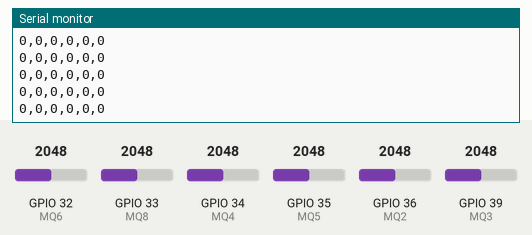
Recording of a sketch running on a simulated ESP32. Parts: the last lines printed to the serial monitor. The inputs (shaded band) are chosen by the test bench; at power-on: GPIO 32 (MQ6) = 2048, GPIO 33 (MQ8) = 2048, GPIO 34 (MQ4) = 2048, GPIO 35 (MQ5) = 2048, GPIO 36 (MQ2) = 2048, GPIO 39 (MQ3) = 2048. WiFi joins after 1.5 s; servers stay silent unless stated; the local clock reads 2024-03-15 10:24:30 at power-on unless the sketch sets it; random numbers use the default seed unless the sketch sets one; no MQTT or app messages arrive unless stated.

Above: at 2.7 s.
2.8 s: GPIO 32 (MQ6) set to 2866
At 2.88 s:
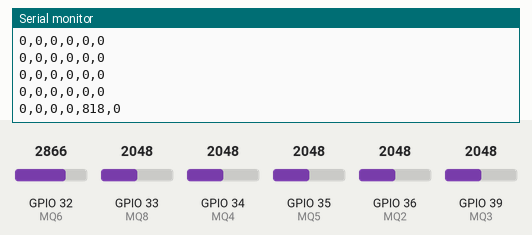
4.3 s: GPIO 33 (MQ8) set to 2866
At 4.3 s:
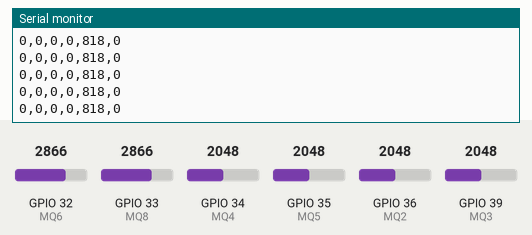
5.8 s: GPIO 34 (MQ4) set to 2866
At 5.82 s:
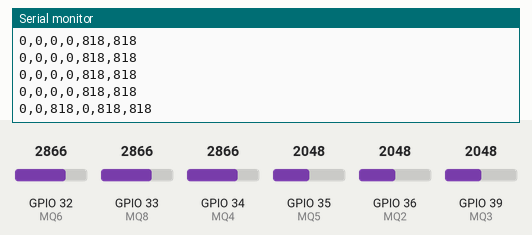
7.3 s: GPIO 35 (MQ5) set to 2866
At 7.35 s:
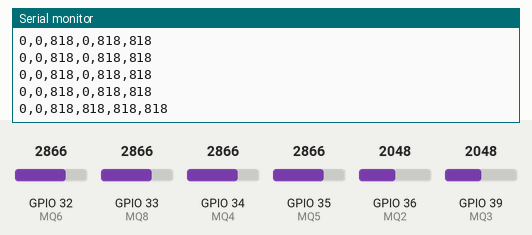
8.8 s: GPIO 36 (MQ2) set to 2866
At 8.87 s:
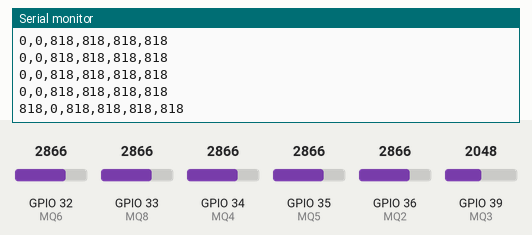
10.3 s: GPIO 39 (MQ3) set to 2866
At 10.39 s:
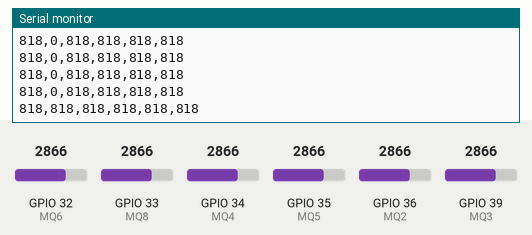

The sketch:

arduino_nose_v5.7.ino
```cpp
#include <WiFi.h>
#include <PubSubClient.h>
#include <time.h>


// Update these with values suitable for your network.
const char* ssid = "ESCRITORIO";
const char* password = "g0mesp1res";
const char* mqtt_server = "192.168.1.201";
#define mqtt_port 1883
#define MQTT_USER ""
#define MQTT_PASSWORD ""
#define MQTT_PUBLISH "home/nose"
#define MQTT_RECEIVER "home/nose/rx"

char* hour_and_date;
//int total= 0;
bool clean_air=false;


//Inputs and outputs
int MQ2 = 36; //Gas fuel sensor pin
int MQ3 = 39; //Alcohol sensor pin
int MQ4 = 34; //Methane sensor pin
int MQ5 = 35; //LPG sensor pin
int MQ6 = 32; //GLP sensor pin
//As ADC2 is unusable because WiFi is used these are not used
//int MQ7 = 33; //CO sensor pin
int MQ8 = 33; //Industrial sensor pin
//int MQ9 = 26; //xx sensor pin
//int MQ135 = 27; //harmful sensor pin
//int WiFiPin = 12; // WiFi on pin
//int MQTTPin = 14; // MQTT on pin

//Arrays to store sensor values.

int sensorVal[] = {0, 0, 0, 0, 0, 0};
int sensortotal[] = {0, 0, 0, 0, 0, 0};
int sensorValmin[] = {4095, 4095, 4095, 4095, 4095, 4095};

WiFiClient wifiClient;
PubSubClient client(wifiClient);

void setup_wifi() {
    delay(10);
    // We start by connecting to a WiFi network
    Serial.println();
    Serial.print("Connecting to ");
    Serial.println(ssid);
    WiFi.begin(ssid, password);
    while (WiFi.status() != WL_CONNECTED) {
      delay(500);
      Serial.print(".");
    }
    randomSeed(micros());
    Serial.println("");
    Serial.println("WiFi connected");
    Serial.println("IP address: ");
    Serial.println(WiFi.localIP());

    //Connect to NTP and acquire time
    configTime(1 * 3600, 1, "pool.ntp.org", "time.nist.gov");
    Serial.println("\nWaiting for time");
    while (!time(nullptr)) {
      Serial.print(".");
      delay(500);
    }
}

void reconnect() {
  // Loop until we're reconnected
  while (!client.connected()) {
    Serial.print("Attempting MQTT connection...");
    // Create a random client ID
    String clientId = "ESP32Client-";
    clientId += String(random(0xffff), HEX);
    // Attempt to connect
    if (client.connect(clientId.c_str(),MQTT_USER,MQTT_PASSWORD)) {
      Serial.println("connected");
      //Once connected, publish an announcement...
      time_t now = time(nullptr);
      hour_and_date = ctime(&now);
      publishSerialData(hour_and_date);
      publishSerialData("Nose is online");
      // ... and resubscribe
      client.subscribe(MQTT_RECEIVER);
    } else {
      Serial.print("failed, rc=");
      Serial.print(client.state());
      Serial.println(" try again in 5 seconds");
      // Wait 5 seconds before retrying
      delay(5000);
    }
  }
}

void callback(char* topic, byte *payload, unsigned int length) {
    //Serial.println("-------new message from broker-----");
    //Serial.print("channel:");
    //Serial.println(topic);
    //Serial.print("data:");
    //Serial.write(payload, length);
    //Serial.println();
    //Serial.print("payload length");
    //Serial.println(length);
    payload[length]=0;
    //received = atoi((char*)(payload));
}

void setup() {
  Serial.begin(115200);
  Serial.setTimeout(500);// Set time out for
  setup_wifi();
  client.setServer(mqtt_server, mqtt_port);
  client.setCallback(callback);
  reconnect();
}

void publishSerialData(char *serialData){
  if (!client.connected()) {
    reconnect();
  }
  client.publish(MQTT_PUBLISH, serialData);
}


void readsensorsraw(){
    //String dataString;

    sensorVal[0] = analogRead(MQ2);
    sensorVal[1] = analogRead(MQ3);
    sensorVal[2] = analogRead(MQ4);
    sensorVal[3] = analogRead(MQ5);
    sensorVal[4] = analogRead(MQ6);
    sensorVal[5] = analogRead(MQ8);

    //dataString = String(sensorVal[0])+","+sensorVal[1]+","+sensorVal[2]+","+sensorVal[3]+","+sensorVal[4]+","+sensorVal[5];
    //Serial.println(dataString);
    //char copy[40];
    //dataString.toCharArray(copy, 40);
    //publishSerialData(copy);
  }

void readsensors(int numReadings){
  int sensor[6][numReadings];

  //initialize total and sensor data
  for (int i=0;i<6;i++){
    sensortotal[i]=0;
    for (int n=0;n<numReadings;n++){
      sensor[i][n]=0;
    }
  }

  for (int n=0;n<numReadings;n++){

    for (int i=0;i<6;i++){
      sensortotal[i]=sensortotal[i]-sensor[i][n];
    }

    sensor[0][n] = analogRead(MQ2);
    sensor[1][n] = analogRead(MQ3);
    sensor[2][n] = analogRead(MQ4);
    sensor[3][n] = analogRead(MQ5);
    sensor[4][n] = analogRead(MQ6);
    sensor[5][n] = analogRead(MQ8);

    for (int i=0;i<6;i++){
       sensortotal[i] = sensortotal[i]+sensor[i][n];
    }

  }

  //calculate average
  for (int i=0;i<6;i++){
     sensorVal[i] = sensortotal[i]/numReadings;
  }

     //debug
     /*Serial.println("readsensors");
        for (int i=0;i<6;i++){
          Serial.print(sensorVal[i]);Serial.print(",");
        }
      Serial.println();
      delay(1000);*/
}


void weightedsensors(){
   //int index = 0;
   int sensorweight[] = {0, 0, 0, 0, 0, 0};
   String dataString;

   // reset total
   int total=0;

   // calculate the weighted changed value
   for (int i=0;i<6;i++){
     sensorValmin[i] = min(sensorVal[i],sensorValmin[i]);
     sensorweight[i]= (sensorVal[i]-sensorValmin[i]);
     total=total+sensorweight[i];
  }
  //index=index+1;
  //debug
     /* Serial.println("sensorValmin");
        for (int i=0;i<6;i++){
          Serial.print(sensorValmin[i]);Serial.print(",");
        }
      Serial.println();
      delay(1000);
  */

   //transform the data into a string and send it
   //dataString = String(index+","+sensorweight[0])+","+sensorweight[1]+","+sensorweight[2]+","+sensorweight[3]+","+sensorweight[4]+","+sensorweight[5];
   //dataString = String(index)+","+sensorweight[0]+","+sensorweight[1]+","+sensorweight[2]+","+sensorweight[3]+","+sensorweight[4]+","+sensorweight[5];
   dataString = String(sensorweight[0])+","+sensorweight[1]+","+sensorweight[2]+","+sensorweight[3]+","+sensorweight[4]+","+sensorweight[5];
   Serial.println(dataString);
   //delay(1000);

   //SEND DATA TO MQTT if there is a potential gas detected
   if (total > 200) {
     char copy[40];
     dataString.toCharArray(copy, 40);
     publishSerialData(copy);
     clean_air=false;
   }
   else {
     clean_air=true;
   }

}

void save_to_SD_card(){
   // open the file. note that only one file can be open at a time,
   // so you have to close this one before opening another.
   //File dataFile = SD.open("datalog.csv", FILE_WRITE);

   // if the file is available, write to it:
   //if (dataFile) {
   //  dataFile.println(dataString);
   //  dataFile.close();
     // print to the serial port too:
     //Serial.println(dataString);
  //}
  // if the file isn't open, pop up an error:
  //else {
  //  Serial.println("error opening datalog.csv");
  //}

}


void loop() {
   client.loop();
   readsensorsraw();
   //readsensors(100); //smoothing
   weightedsensors();


   delay(100);        // delay in between reads for stability
 }
```

Measured:
- after the input at 2.8 s, the serial monitor: prints a new line after 0.08 s (image 1)
- after the input at 5.8 s, the serial monitor: prints a new line at once (image 3)
- after the input at 7.3 s, the serial monitor: prints a new line at once (image 4)
- after the input at 8.8 s, the serial monitor: prints a new line after 0.06 s (image 5)
- after the input at 10.3 s, the serial monitor: prints a new line after 0.08 s (image 6)
